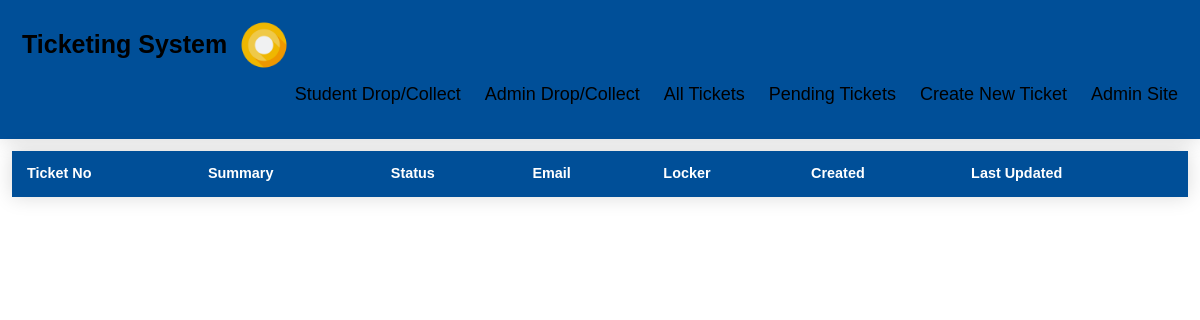
The app's page /, older data.
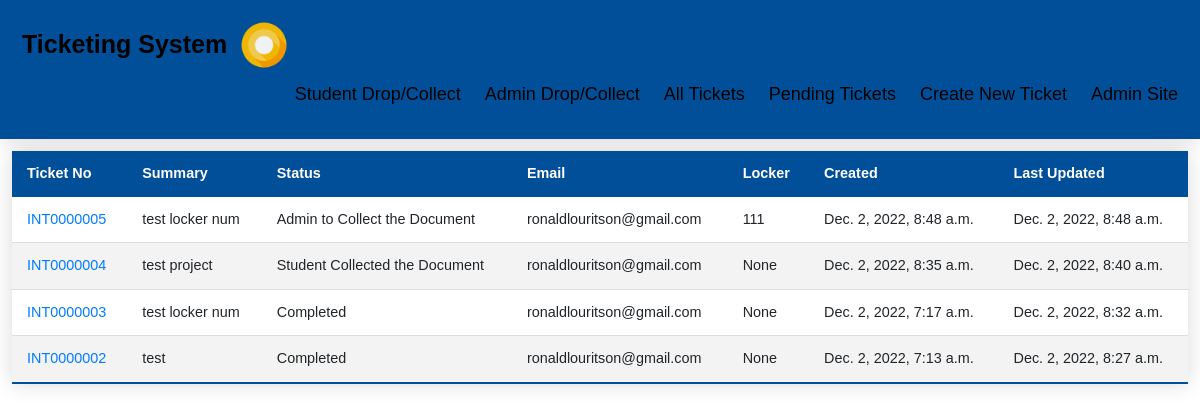
The same page, newer data.
### ticketApp/models.py (models this page shows)
class Ticket(models.Model):
	title = models.CharField(max_length=100)
	requester_email = models.EmailField(blank=True,null=True)
	status = models.CharField(max_length=60, choices=TicketStatus.choices, default=TicketStatus.STUDENT_TO_DROP)
	description = models.TextField()
	locker_num = models.ForeignKey('Locker', limit_choices_to={'locker_status': 'Available'}, null=True, blank=True, default=None, on_delete=models.CASCADE)
	tag_num = models.IntegerField(blank=True,null=True,default=None)
	created_at = models.DateTimeField('created at', auto_now_add=True)
	updated_at = models.DateTimeField('updated at', auto_now=True)

class Locker(models.Model):
	locker_num = models.IntegerField(blank=True,null=True)
	locker_status = models.CharField(max_length=15, choices=LockerStatus.choices, default=LockerStatus.AVAILABLE)
	locker_available = models.BooleanField(default=True)
	created_at = models.DateTimeField('created at', auto_now_add=True)
	updated_at = models.DateTimeField('updated at', auto_now=True)
	def __str__(self):
		return str(self.locker_num)

### ticketApp/views.py (the view)
# urls.py: path('', views.index, name='index'),
def index(request):
	tickets = Ticket.objects.order_by('-created_at')[:20]
	return render(request,'index.html', {'tickets': tickets})

### ticketApp/templates/index.html (shortened to what this page needs)
{% extends 'base.html' %}
{% block content %}
<table class="styled-table">
	<thead>
		<tr>
			<th>Ticket No</th>
			<th>Summary</th>
			<th>Status</th>
			<th>Email</th>
			<th>Locker</th>
			<th>Created</th>
			<th>Last Updated</th>
		</tr>
	</thead>
	<tbody>
		{% for ticket in tickets %}
		<tr>
			<td><a href="/ticket/details_all/{{ticket.id}}">INT{{ticket.id|stringformat:"07d"}}</td>
			<td>{{ticket.title}}</td>
			<td>{{ticket.status}}</td>
			<td>{{ticket.requester_email}}</td>
			<td>{{ticket.locker_num}}</td>
			<td>{{ticket.created_at}}</td>
			<td>{{ticket.updated_at}}</td>
		</tr>
		{% endfor %}
	</tbody>
</table>
{% endblock %}

### ticketApp/templates/base.html (shortened to what this page needs)
<!DOCTYPE html>
<html>
<head>
  {% load static %}
  <link rel="stylesheet" href="https://cdn.jsdelivr.net/npm/bootstrap@4.3.1/dist/css/bootstrap.min.css">
  <link rel="stylesheet" type="text/css" href="{% static 'style.css' %}">
</head>
<body>
  <div class="header">
    <img src="{% static 'image/logo.png' %}" height="50px" width="50px">
    <a href="{% url 'index' %}" class="logo">Ticketing System</a>
    <div class="header-right">
      <a href="{% url 'student_drop' %}" class=sel>Student Drop/Collect</a>
      <a href="{% url 'admin_drop' %}" class=sel>Admin Drop/Collect</a>
      <a href="{% url 'index' %}" class=sel>All Tickets</a>
      <a href="{% url 'pending_ticket' %}" class=sel>Pending Tickets</a>
      <a href="{% url 'create_ticket' %}" class=sel>Create New Ticket</a>
      <a href="/admin/" class=sel>Admin Site</a>
    </div>
  </div>
   <div id="body">
  	{% block content %}{% endblock %}
  </div>
  {% load sweetify %}
</body>
</html>

### static/style.css (style rules this page uses)
.header { overflow: hidden; background-color: #004f98; padding: 20px 10px; min-width: 200px; box-shadow: 0 0 20px rgba(0, 0, 0, 0.15); }
.header a { float: left; color: black; text-align: center; padding: 12px; text-decoration: none; font-size: 18px; font-family: sans-serif; line-height: 25px; border-radius: 4px; }
.header a.logo { font-size: 25px; font-weight: bold; }
.header-right { float: right; }
.styled-table { border-collapse: collapse; margin: 25px 0; width:98%; margin-top: 1%; margin-left:1%; margin-right:1%; font-size: 0.9em; font-family: sans-serif; min-width: 200px; box-shadow: 0 0 20px rgba(0, 0, 0, 0.15); }
.styled-table thead tr { background-color: #004f98; color: #ffffff; text-align: left; }
.styled-table th, .styled-table td { padding: 12px 15px; }
.styled-table tbody tr { border-bottom: 1px solid #dddddd; }
.styled-table tbody tr:nth-of-type(even) { background-color: #f3f3f3; }
.styled-table tbody tr:last-of-type { border-bottom: 2px solid #004f98; }

Row changes from the older to the newer data that the page shows:
added Ticket: id "0000005", title "test locker num", status "Admin to Collect the Document", requester_email "ronaldlouritson@gmail.com", locker_num "111", created_at "Dec. 2, 2022, 8:48 a.m.", updated_at "Dec. 2, 2022, 8:48 a.m."
added Ticket: id "0000004", title "test project", status "Student Collected the Document", requester_email "ronaldlouritson@gmail.com", locker_num "None", created_at "Dec. 2, 2022, 8:35 a.m.", updated_at "Dec. 2, 2022, 8:40 a.m."
added Ticket: id "0000003", title "test locker num", status "Completed", requester_email "ronaldlouritson@gmail.com", locker_num "None", created_at "Dec. 2, 2022, 7:17 a.m.", updated_at "Dec. 2, 2022, 8:32 a.m."
added Ticket: id "0000002", title "test", status "Completed", requester_email "ronaldlouritson@gmail.com", locker_num "None", created_at "Dec. 2, 2022, 7:13 a.m.", updated_at "Dec. 2, 2022, 8:27 a.m."
